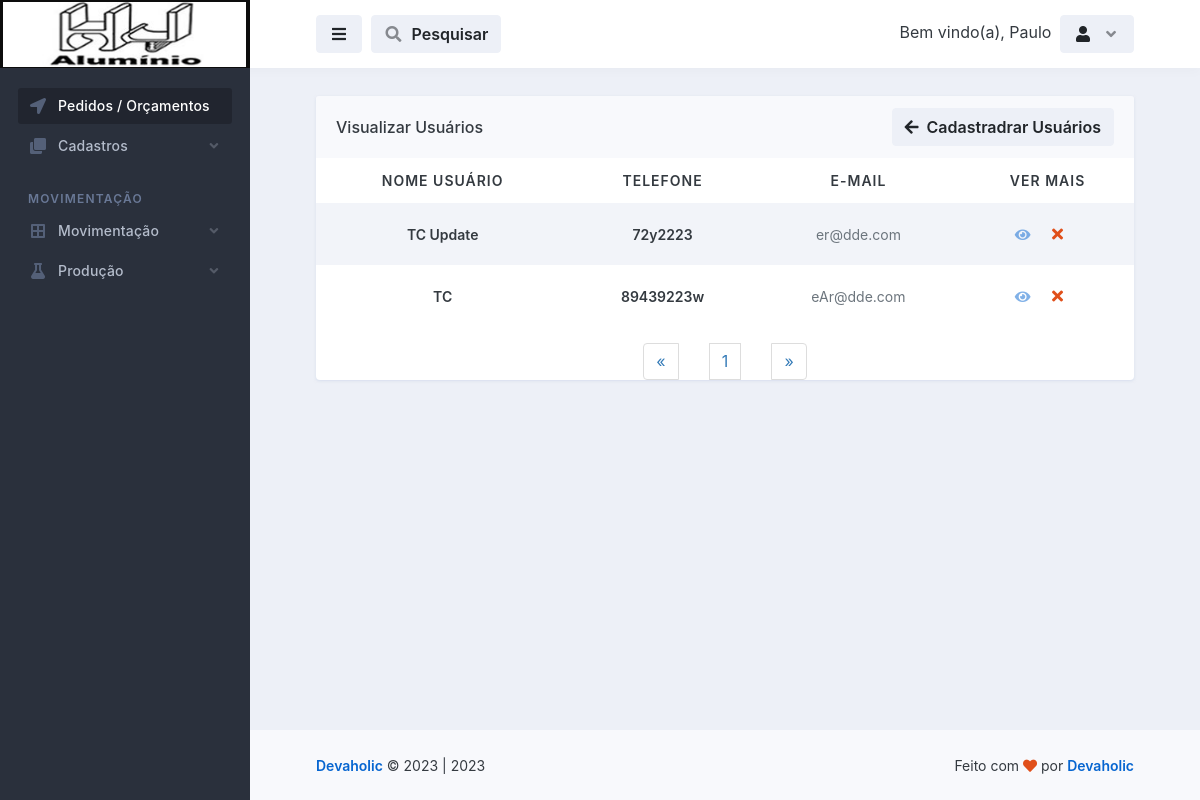
Screenshot of /basicos_usuarios/visualizar_usuarios.php (signed in) with the database file from the repository.
### tables this page shows
CREATE TABLE `logado` (
  `id` int(11) NOT NULL,
  `nome` varchar(50) NOT NULL,
  `email` varchar(100) NOT NULL,
  `senha` varchar(50) NOT NULL,
  `parceiro_colaborador` varchar(100) NOT NULL,
  `cpf` int(100) NOT NULL,
  `rg` int(20) NOT NULL,
  `cep` int(20) NOT NULL,
  `endereco` varchar(100) NOT NULL,
  `telefone` varchar(50) NOT NULL,
  `complemento` varchar(100) NOT NULL,
  `bairro` varchar(100) NOT NULL,
  `cidade` varchar(100) NOT NULL,
  `uf` varchar(20) NOT NULL,
  `nascimento` varchar(100) NOT NULL,
  `nivel` varchar(20) NOT NULL
);

CREATE TABLE `basicos_usuarios` (
  `id` int(11) NOT NULL,
  `nome_ususario` varchar(100) NOT NULL,
  `telefone_usuario` varchar(100) NOT NULL,
  `email_login` varchar(100) NOT NULL,
  `libera_xml_pedido` varchar(100) NOT NULL,
  `libera_painel_producao` varchar(100) NOT NULL,
  `desconto_maximo` decimal(10,0) NOT NULL,
  `grupo_de_usuarios` varchar(255) NOT NULL,
  `observacao` text NOT NULL,
  `ultima_alteracao` date NOT NULL,
  `ativo` varchar(20) NOT NULL
);

### database.php (called while the page is built, shortened)
<?php
    class database
    {
        public $server = 'localhost';
        public $user = 'root';
        public $pass = '';
        public $bdn = 'maxportas';
        public function __construct()
        {
            try{
            $this->conn = new PDO('mysql:host='.$this->server.'; dbname='.$this->bdn, $this->user, $this->pass);
            } catch(PDOException $e){
                echo "Error $e";
            }
        }
    }
?>

### controllers/controllers_basicos_usuarios.php (called while the page is built, shortened)
<?php
    include "../database.php";
class controllers_basicos_usuarios extends database
{
    public function selecionar_basicos_usuarios()
    {
        $selecionar_basicos_usuarios = $this->conn->prepare("SELECT * FROM basicos_usuarios ORDER BY id DESC");
        $selecionar_basicos_usuarios->execute();
        $resulbasicos_usuarios = $selecionar_basicos_usuarios->fetchAll(PDO::FETCH_ASSOC);
        return $resulbasicos_usuarios;
    }
}
?>

### basicos_usuarios/visualizar_usuarios.php (the view, shortened to what this page needs)
<?php
    $servidor = "localhost";
$usuario = "root";
$senha = "";
$dbname = "maxportas";
$conn = mysqli_connect($servidor, $usuario, $senha, $dbname);
$pagina = (isset($_GET['pagina']))? $_GET['pagina'] : 1;
$result_basicos_usuarios = "SELECT * FROM basicos_usuarios";
$resultado_basicos_usuarios = mysqli_query($conn, $result_basicos_usuarios);
$total_basicos_usuarios = mysqli_num_rows($resultado_basicos_usuarios);
$quantidade_pg = 10;
$num_pagina = ceil($total_basicos_usuarios/$quantidade_pg);
$incio = ($quantidade_pg*$pagina)-$quantidade_pg;
$result_basicos_usuarios = "SELECT * FROM basicos_usuarios limit $incio, $quantidade_pg";
$resultado_basicos_usuarios = mysqli_query($conn, $result_basicos_usuarios);
?>
<!doctype html>
<html lang="en">
  <head>
    <link rel="stylesheet" id="css-main" href="../assets/css/dashmix.min.css">
    <link rel="stylesheet" href="../assets/css/pagination.css">
  </head>
  <body>
    <div id="page-container" class="sidebar-o sidebar-dark enable-page-overlay side-scroll page-header-fixed main-content-narrow">
    <?php require_once "../template/sidebar.php" ?>
<header id="page-header">
    <div class="content-header">
    <div class="space-x-1">
        <button type="button" class="btn btn-alt-secondary" data-toggle="layout" data-action="sidebar_toggle">
        <i class="fa fa-fw fa-bars"></i>
        </button>
            <button type="button" class="btn btn-alt-secondary" data-toggle="layout" data-action="header_search_on">
              <i class="fa fa-fw opacity-50 fa-search"></i> <span class="ms-1 d-none d-sm-inline-block">Pesquisar</span>
            </button>
    </div>
    <?php require_once "../template/btn_logout.php"; ?>
    </div>
</header>
      <main id="main-container">
        <div class="content content-full content-boxed">
          <div class="row">
            <div class="col-md-12">
              <div class="block block-rounded block-mode-loading-refresh">
                <div class="block-header block-header-default">
                  <h3 class="block-title">
                    Visualizar Usuários
                  </h3>
                  <a class="btn btn-alt-secondary" href="usuarios.php">
                    <i class="fa fa-arrow-left me-1"></i> Cadastradrar Usuários
                  </a>
                </div>
                <div class="table-responsive">
                  <table class="table table-striped table-hover table-borderless table-vcenter fs-sm">
                  <?php
                    require_once "../controllers/controllers_basicos_usuarios.php";
                    $selecionar_basicos_usuarios = new controllers_basicos_usuarios();
                    $result_basicos_usuarios = $selecionar_basicos_usuarios->selecionar_basicos_usuarios();
                    if(count($result_basicos_usuarios) > 0)
                    { ?>
                    <thead style="text-align: center;">
                      <tr class="text-uppercase">
                        <th>Nome Usuário</th>
                        <th>Telefone</th>
                        <th>E-Mail</th>
                        <th>Ver Mais</th>
                      </tr>
                    </thead>
                    <?php }?>
                    <tbody style="text-align: center;">
                        <?php
                            require_once "../controllers/controllers_basicos_usuarios.php";
                            $selecionar_basicos_usuarios = new controllers_basicos_usuarios();
                            $result_basicos_usuarios = $selecionar_basicos_usuarios->selecionar_basicos_usuarios();
                            if(count($result_basicos_usuarios) > 0)
                            {
                              while($row_basicos_usuarios = mysqli_fetch_assoc($resultado_basicos_usuarios)){ ?>
                                <tr style="text-align: center;">
                                  <td>
                                      <span class="fw-semibold"><?php echo $row_basicos_usuarios['nome_ususario']; ?></span>
                                  </td>
                                  <td>
                                      <span class="fw-semibold"><?php echo $row_basicos_usuarios['telefone_usuario']; ?></span>
                                  </td>
                                  <td>
                                    <span class="fs-sm text-muted"><?php echo $row_basicos_usuarios['email_login'];?></span>
                                  </td>
                                  <td class="text-center text-nowrap fw-medium" style="display: flex; justify-content: center; align-items: center;">
                                    <a href="vermais_basicos_usuarios.php?view_basicos_usuarios=<?php $idCriptografado = base64_encode($row_basicos_usuarios['id']); echo $idCriptografado;?>">
                                        <i class="fa fa-eye me-1 opacity-50"></i>
                                    </a>
                                    <?php
                                       echo "<button class='btn' onclick='abrirModal(".$row_basicos_usuarios['id'].")'><i class='fa fa-fw fa-times text-danger'></i></button>";
                                      ?>
                                  </td>
                                </tr>
                          <?php } } else { echo "<h1>Nenhum registo encontrado!</h1>"; } ?>
                    </tbody>
                  </table>
                  <?php
                    $pagina_anterior = $pagina - 1;
                    $pagina_posterior = $pagina + 1;
                  ?>
                <nav class="text-center">
                  <ul class="pagination" style="display: flex; align-items: center; justify-content: space-between; width: 20%; margin: auto;">
                    <li>
                      <?php
                      if($pagina_anterior != 0){ ?>
                        <a href="visualizar_basicos_usuarios.php?pagina=<?php echo $pagina_anterior; ?>" aria-label="Previous">
                          <span aria-hidden="true">&laquo;</span>
                        </a>
                      <?php }else{ ?>
                        <span aria-hidden="true">&laquo;</span>
                      <?php }  ?>
                    </li>
                    <?php
                    for($i = 1; $i < $num_pagina + 1; $i++){ ?>
                      <li><a href="visualizar_basicos_usuarios.php?pagina=<?php echo $i; ?>"><?php echo $i; ?></a>
                      </li>
                    <?php } ?>
                    <li>
                      <?php
                      if($pagina_posterior <= $num_pagina){ ?>
                        <a href="visualizar_basicos_usuarios.php?pagina=<?php echo $pagina_posterior; ?>" aria-label="Previous">
                          <span aria-hidden="true">&raquo;</span>
                        </a>
                      <?php }else{ ?>
                        <span aria-hidden="true">&raquo;</span>
                      <?php }  ?>
                    </li>
                  </ul>
                </nav>
                </div>
                </div>
              </div>
        </div>
      </main>
      <?php require_once "../template/footer.php" ?>
    </div>
  </body>
</html>

### template/btn_logout.php (shortened to what this page needs)
<?php
    include "../conexao-bd.php";
    $email = $_SESSION['email'];
    $selecinarUserLogado = $conn->prepare("SELECT * FROM logado WHERE email = :email");
    $selecinarUserLogado->bindValue(':email', $email);
    $selecinarUserLogado->execute();
    $row = $selecinarUserLogado->fetch(PDO::FETCH_ASSOC);
?>
<div class="space-x-1">
    <div class="dropdown d-inline-block">
        <span class="d-sm-inline-block">Bem vindo(a), <?php echo $row['nome']; ?></span>
    </div>
    <div class="dropdown d-inline-block">
    <button type="button" class="btn btn-alt-secondary" id="page-header-user-dropdown" data-bs-toggle="dropdown" aria-haspopup="true" aria-expanded="false">
        <i class="fa fa-fw fa-user"></i>
        <i class="fa fa-fw fa-angle-down opacity-50 ms-1 d-none d-sm-inline-block"></i>
    </button>
    </div>
</div>

### assets/css/pagination.css (style rules this page uses)
.pagination { display:inline-block;padding-left:0;margin:20px 0;border-radius:4px }
.pagination>li { display:inline }
.pagination>li>a,.pagination>li>span { position:relative;float:left;padding:6px 12px;margin-left:-1px;line-height:1.42857143;color:#337ab7;text-decoration:none;background-color:#fff;border:1px solid #ddd }
.pagination>li:first-child>a,.pagination>li:first-child>span { margin-left:0;border-top-left-radius:4px;border-bottom-left-radius:4px }
.pagination>li:last-child>a,.pagination>li:last-child>span { border-top-right-radius:4px;border-bottom-right-radius:4px }

### rows the page displays
logado: nome "Paulo"
basicos_usuarios: nome_ususario "TC Update", telefone_usuario "72y2223", email_login "er@dde.com"
basicos_usuarios: nome_ususario "TC", telefone_usuario "89439223w", email_login "eAr@dde.com"

### other values shown
Date('Y') "2023"
